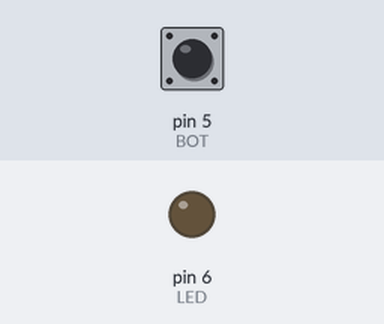
A sketch run on a simulated Arduino Uno, built with avr-gcc and run on an emulated ATmega328P. Parts: output pins drawn as LEDs (lit = HIGH). The test bench sets the inputs (shaded band); at power-on: pin 5 (BOT) LOW.

Above: at 1.2 s.
1.3 s: pin 5 (BOT) pulled HIGH for 1 s
At 2.2 s:
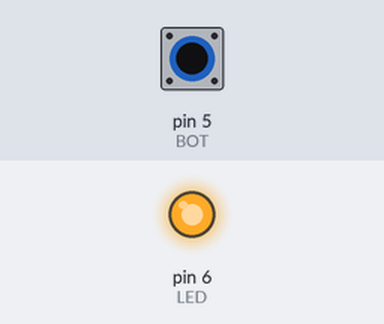
Timing chart, 0 to 11.3 s (numbered marks = the images above; inputs shaded):
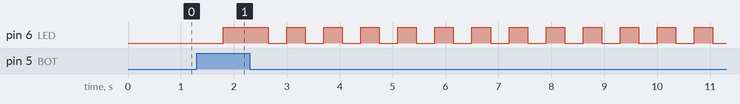

The sketch:

liga_desliga.ino
```cpp
int LED = 6;
int BOT = 5;
int leitor = 0;
int leitor2 = 0;
int estado = 0;

void setup() {

  pinMode(LED, OUTPUT);
  pinMode(BOT, INPUT);

}

void loop() {

  leitor = digitalRead(BOT);
  if(leitor==HIGH){
    estado = estado+1;
    delay(500);
  }

  if(estado==1){
    digitalWrite(LED, HIGH);
  }
  if(estado==2){

  int luz=0;
    while(estado==2){
      int teste = digitalRead(BOT);
      if(teste==0){
        luz=1-luz;
        digitalWrite(LED, luz);
        delay(350);
      }else{
        estado++;
      }
    }

    /*
    digitalWrite(LED, LOW);
    delay(500);
    digitalWrite(LED, HIGH);
    delay(500);
    digitalWrite(LED, LOW);
    //delay(500);
    */
  }
  if(estado==3){
    digitalWrite(LED, LOW);
    delay(250);
    estado=0;
    delay(250);
  }


  /*
  if((leitor==HIGH)&&(leitor2==LOW)){
    estado = 1 - estado;
    delay(200);
  }
  leitor2 = leitor;
  if(estado==1){
    digitalWrite(LED, HIGH);
  }else{
    digitalWrite(LED, LOW);
  }
*/
}
```

Measured:
- after the input at 1.3 s, pin 6 (LED): LOW → HIGH after 0.50 s, then repeats every 0.70 s: LOW 0.35 s, HIGH 0.35 s
